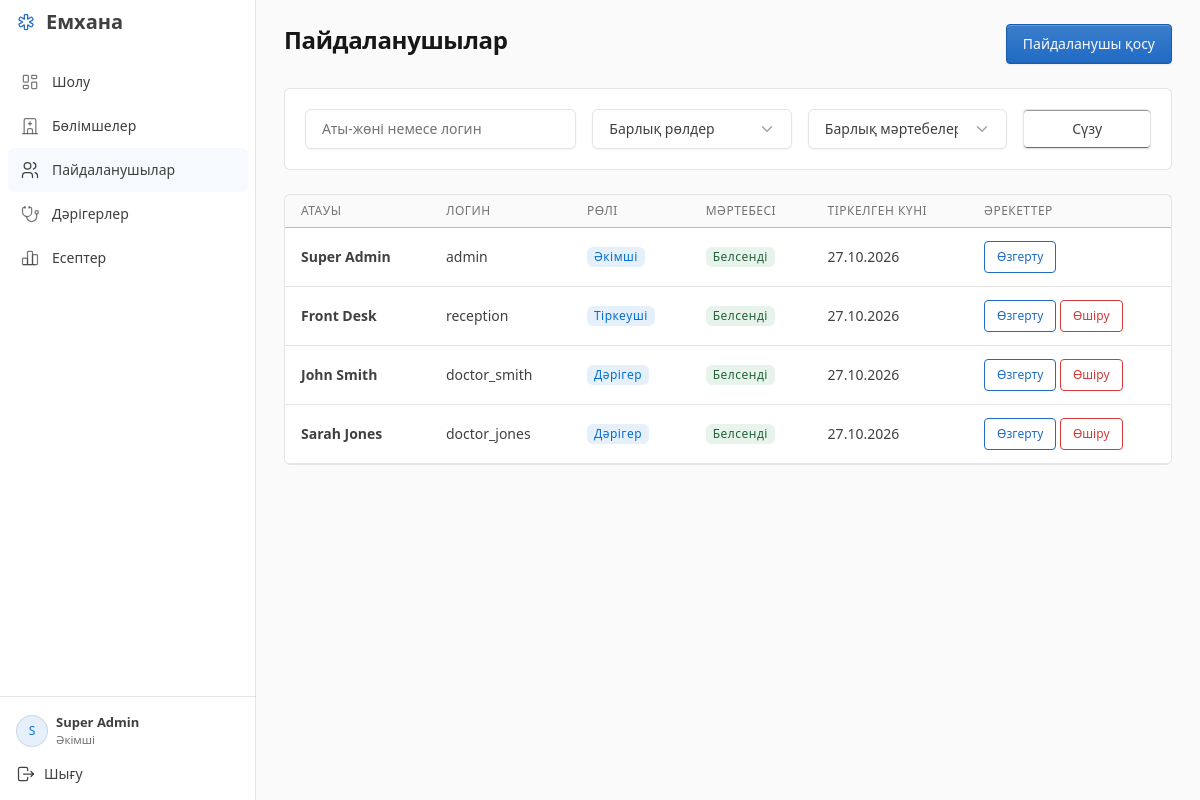
The page /admin/users.php (signed in) on the database its author committed.
### tables this page shows
CREATE TABLE users (
    id INT AUTO_INCREMENT PRIMARY KEY,
    username VARCHAR(50) UNIQUE NOT NULL,
    password_hash VARCHAR(255) NOT NULL,
    role ENUM('Admin', 'Doctor', 'Receptionist', 'Patient') NOT NULL,
    first_name VARCHAR(50) NOT NULL,
    last_name VARCHAR(50) NOT NULL,
    is_active BOOLEAN DEFAULT TRUE,
    UNIQUE KEY unique_user_role (id, role),
    created_at TIMESTAMP DEFAULT CURRENT_TIMESTAMP,
    updated_at TIMESTAMP DEFAULT CURRENT_TIMESTAMP ON UPDATE CURRENT_TIMESTAMP
);

### includes/i18n.php (called while the page is built, shortened)
<?php
function t($key) {
    static $messages;
    if ($messages === null) $messages = json_decode(file_get_contents(__DIR__ . '/lang/kk.json'), true, 512, JSON_THROW_ON_ERROR);
    return $messages[$key ?? ''] ?? ($key ?? '');
}
function displayDate($value) {
    try { return (new DateTimeImmutable($value))->format('d.m.Y'); }
    catch (Exception $e) { return t('N/A'); }
}
function json_attr(array $values) {
    return h(json_encode($values, JSON_HEX_TAG | JSON_HEX_AMP | JSON_HEX_APOS | JSON_HEX_QUOT | JSON_UNESCAPED_UNICODE | JSON_THROW_ON_ERROR));
}

### admin/users.php (the view, shortened to what this page needs)
<?php
require_once '../includes/auth.php';
require_once '../includes/functions.php';
$search = trim($_GET['search'] ?? '');
$query = "SELECT id, username, first_name, last_name, role, is_active, created_at FROM users WHERE 1=1";
$params = [];
$query .= " ORDER BY created_at DESC";
$stmt = $pdo->prepare($query);
$stmt->execute($params);
$users = $stmt->fetchAll();
require_once '../includes/header.php';
?>
<div class="d-flex justify-content-between align-items-center mb-4">
    <h2><?= h(t('Manage Users')) ?></h2>
    <button class="btn btn-primary" data-bs-toggle="modal" data-bs-target="#userModal" onclick="resetForm()"><?= h(t('Add User')) ?></button>
</div>
<div class="card mb-4">
    <div class="card-body">
        <form method="GET" action="users.php" class="row g-3 align-items-center">
            <div class="col-md-4">
                <input type="text" name="search" class="form-control" placeholder="<?= h(t('Search name/username')) ?>" value="<?= h($search) ?>">
            </div>
            <div class="col-md-3">
                <select name="role" class="form-select">
                    <option value=""><?= h(t('All Roles')) ?></option>
                </select>
            </div>
            <div class="col-md-3">
                <select name="status" class="form-select">
                    <option value=""><?= h(t('All Statuses')) ?></option>
                </select>
            </div>
            <div class="col-md-2">
                <button type="submit" class="btn btn-secondary w-100"><?= h(t('Filter')) ?></button>
            </div>
        </form>
    </div>
</div>
<div class="card">
    <div class="card-body table-responsive">
        <table class="table table-hover align-middle">
            <thead class="table-light">
                <tr>
                    <th><?= h(t('Name')) ?></th>
                    <th><?= h(t('Username')) ?></th>
                    <th><?= h(t('Role')) ?></th>
                    <th><?= h(t('Status')) ?></th>
                    <th><?= h(t('Registered')) ?></th>
                    <th><?= h(t('Actions')) ?></th>
                </tr>
            </thead>
            <tbody>
                <?php foreach($users as $user): ?>
                <tr>
                    <td><strong><?= h($user['first_name'] . ' ' . $user['last_name']) ?></strong></td>
                    <td><?= h($user['username']) ?></td>
                    <td>
                        <span class="badge bg-blue-lt"><?= h(t($user['role'])) ?></span>
                    </td>
                    <td>
                        <?= activityBadge($user['is_active']) ?>
                    </td>
                    <td><?= h(displayDate($user['created_at'])) ?></td>
                    <td>
                        <button class="btn btn-sm btn-outline-primary" data-edit-handler="editUser" data-edit-values="<?= json_attr([$user['id'], $user['username'], $user['first_name'], $user['last_name'], $user['role']]) ?>" data-bs-toggle="modal" data-bs-target="#userModal"><?= h(t('Edit')) ?></button>
                        <?php if($user['id'] != $_SESSION['user_id']): ?>
                        <form method="POST" action="users.php" class="d-inline" data-confirm="<?= h(t('Toggle status for this user?')) ?>">
                            <?php if($user['is_active']): ?>
                                <button type="submit" class="btn btn-sm btn-outline-danger"><?= h(t('Deactivate')) ?></button>
                            <?php else: ?>
                                <button type="submit" class="btn btn-sm btn-outline-success"><?= h(t('Activate')) ?></button>
                            <?php endif; ?>
                        </form>
                        <?php endif; ?>
                    </td>
                </tr>
                <?php endforeach; ?>
            </tbody>
        </table>
    </div>
</div>
<?php require_once '../includes/footer.php'; ?>

### includes/functions.php (shortened to what this page needs)
<?php
require_once __DIR__ . '/i18n.php';
function h($string) {
    return htmlspecialchars($string ?? '', ENT_QUOTES | ENT_SUBSTITUTE, 'UTF-8');
}
function activityBadge($active) {
    return '<span class="badge activity-badge ' . ($active ? 'is-active' : 'is-inactive') . '">' . h(t($active ? 'Active' : 'Inactive')) . '</span>';
}
?>

### assets/css/style.css (style rules this page uses)
:root { --tblr-font-sans-serif:"Segoe UI",system-ui,-apple-system,sans-serif; --tblr-primary:#206bc4; }
body { font-size:.875rem; }
.navbar-brand .icon { color:var(--tblr-primary); }
.app-content h2 { font-size:1.5rem; font-weight:600; letter-spacing:-.35px; margin-bottom:8px; }
.app-content > .d-flex { gap:12px; flex-wrap:wrap; }
.card { box-shadow:none !important; border-radius:6px; }
.card-body.table-responsive { padding:0; }
.table { margin-bottom:0; }
.table > :not(caption) > * > * { padding:11px 16px; }
.table th { font-size:.7rem; font-weight:600; white-space:nowrap; }
.table td { vertical-align:middle; }
.badge.activity-badge.is-active { color:#24643d; background:#e7f3eb; }
.table td .btn,.table td form { margin-top:2px; margin-bottom:2px; }
.table-responsive { border-radius:0 0 6px 6px; }
.btn { border-radius:4px; }
.btn-secondary { --tblr-btn-bg:#fff; --tblr-btn-color:var(--tblr-body-color); --tblr-btn-border-color:var(--tblr-border-color); }

### rows shown on the page
users: first_name+last_name "Super Admin", username "admin", role "Әкімші", is_active "Белсенді", created_at "27.10.2026"
users: first_name+last_name "Front Desk", username "reception", role "Тіркеуші", is_active "Белсенді", created_at "27.10.2026"
users: first_name+last_name "John Smith", username "doctor_smith", role "Дәрігер", is_active "Белсенді", created_at "27.10.2026"
users: first_name+last_name "Sarah Jones", username "doctor_jones", role "Дәрігер", is_active "Белсенді", created_at "27.10.2026"

### other values the page prints
t('Clinic') "Емхана"
t($label) "Шолу"
t($label) "Бөлімшелер"
t($label) "Пайдаланушылар"
t($label) "Дәрігерлер"
t($label) "Есептер"
$avatar_letter "S"
$full_name "Super Admin"
t($role) "Әкімші"
t('Sign out') "Шығу"
t('Manage Users') "Пайдаланушылар"
t('Add User') "Пайдаланушы қосу"
t('Filter') "Сүзу"
t('Name') "АТАУЫ"
t('Username') "ЛОГИН"
